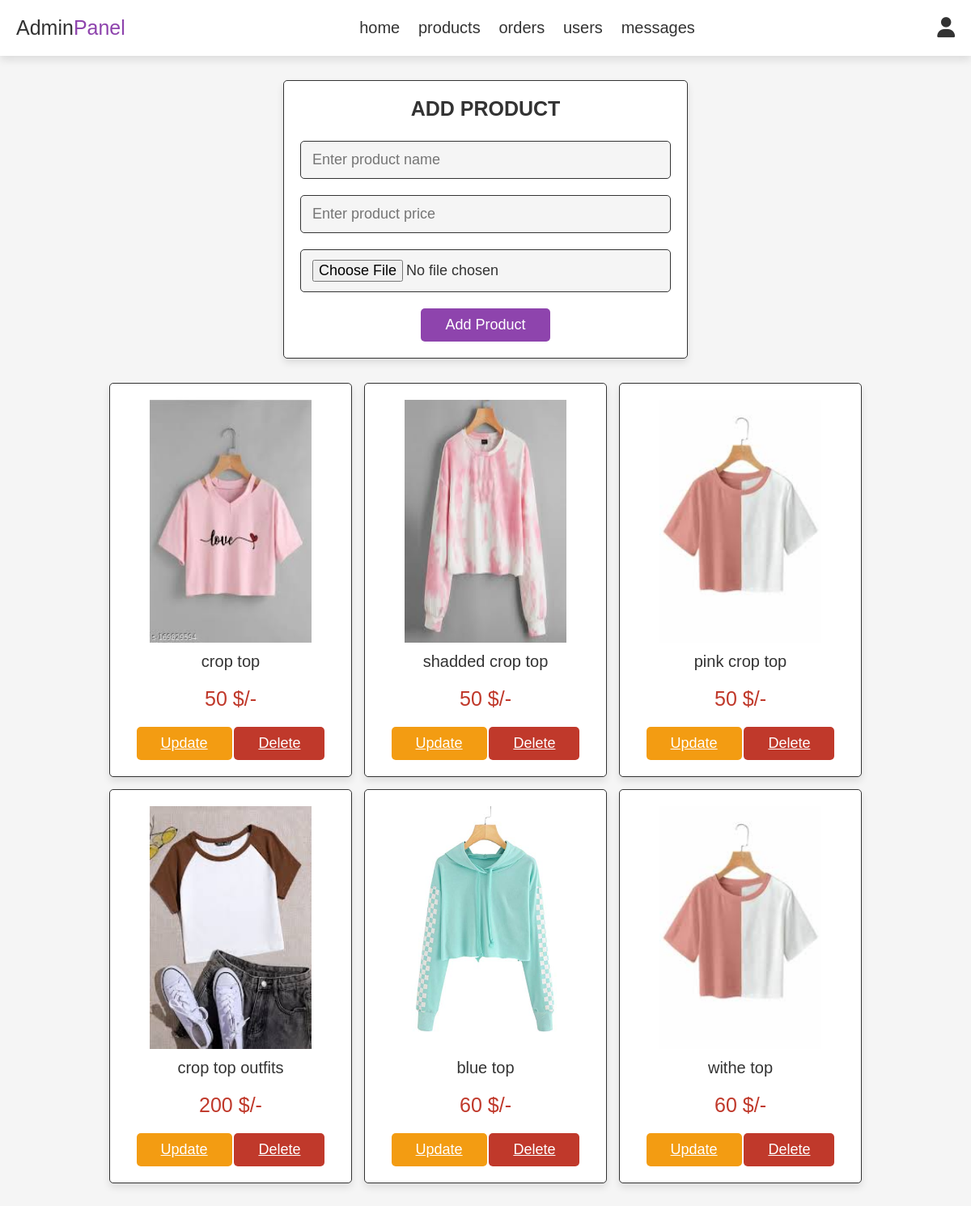
The app's page /admin_products.php (signed in) with its own data.
### tables this page shows
CREATE TABLE `products` (
  `id` int(100) NOT NULL,
  `name` varchar(100) NOT NULL,
  `price` int(100) NOT NULL,
  `image` varchar(100) NOT NULL
);

### admin_products.php (the view, shortened to what this page needs)
<?php
include 'config.php';
?>
<!DOCTYPE html>
<html lang="en">
<head>
    <link rel="stylesheet" href="CSS/admin_style.css">
    <link rel="stylesheet" href="https://cdnjs.cloudflare.com/ajax/libs/font-awesome/6.4.2/css/all.min.css">
</head>
<body>
    <?php
        include 'admin_header.php';
    ?>
<section class="add-products">
    <form action="" method="post" enctype="multipart/form-data">
        <h3>add product</h3>
        <input type="text" name="name" class="box" placeholder="Enter product name" required>
        <input type="number" name="price" min="0" class="box" placeholder="Enter product price" required>
        <input type="file" name="image" accept="image/jpg, image/jpeg, image/png" class="box" required>
        <input type="submit" value="add product" name="add_product" class="btn">
    </form>
</section>
<section class="show-products">
        <div class="box-container">
            <?php
                $select_products = mysqli_query($conn,"SELECT * FROM `products`") or die('query failed');
                if(mysqli_num_rows($select_products)>0){
                    while($fetch_products = mysqli_fetch_assoc($select_products)){
            ?>
            <div class="box">
                <img src="uploaded_img/<?php echo $fetch_products['image'];?>" alt="" height="200" width="200">
                <div class="name"><?php echo $fetch_products['name'];?></div>
                <div class="price"><?php echo $fetch_products['price'];?> $/-</div>
                <a href="admin_products.php?update=<?php echo $fetch_products['id'];?>" class="option-btn">update</a>
                <a href="admin_products.php?delete=<?php echo $fetch_products['id'];?>" class="delete-btn" onclick="return confirm('delete this product?')">delete</a>
            </div>
            <?php
                        }
                    }
                    else{
                        echo '
                        <p class="empty">no product added yet!</p>';
                    }
            ?>
        </div>
</section>
</body>
</html>

### admin_header.php (shortened to what this page needs)
<header class="header">
    <div class="flex">
        <a href="admin_page.php" class="logo" >Admin<span>Panel </span></a>
        <nav class="navbar">
            <a href="admin_page.php">home</a>
            <a href="admin_products.php">products</a>
            <a href="admin_orders.php">orders</a>
            <a href="admin_users.php">users</a>
            <a href="admin_contacts.php">messages</a>
        </nav>
        <div class="icons">
            <div id="user-btn" class="fas fa-user"></div>
        </div>
    </div>
</header>

### CSS/admin_style.css (style rules this page uses)
:root { --purple:#8e44ad; --red:#c0392b; --orange:#f39c12; --black:#333; --white:#fff; --light-color:#666; --light-white:#ccc; --light-bg:#f5f5f5; --border:.1rem solid var(--black); --box-shadow:0 .5rem 1rem rgba(0,0,0,.1); }
* { font-family: sans-serif; margin:0; padding: 0; box-sizing: border-box; outline: none; border: none; transition: all .2s linear; }
html { font-size: 62.5%; overflow-x: hidden; }
body { background-color: var(--light-bg); }
section { padding: 3rem 2rem; }
.btn, .option-btn, .delete-btn, .white-btn { display: inline-block; margin-top: 1rem; padding: 1rem 3rem; cursor: pointer; color: var(--white); font-size: 1.8rem; border-radius: .5rem; text-transform: capitalize; }
.white-btn, .btn { background-color: var(--purple); }
.option-btn { background-color: var(--orange); }
.delete-btn { background-color: var(--red); }
.header { position: sticky; top: 0; left: 0; right: 0; z-index: 1000; background-color: var(--white); box-shadow: var(--box-shadow); }
.header .flex { display: flex; align-items: center; padding: 2rem; justify-content: space-between; position: relative; max-width: 1200px; margin: 0 auto; }
.header .flex .logo { font-size: 2.5rem; color: var(--black); text-decoration: none; }
.header .flex .logo span { text-decoration: none; color: var(--purple); }
.header .flex .navbar a { margin: 0 1rem; font-size: 2rem; color: var(--black); text-decoration: none; }
.header .flex .icons div { margin-left: 1rem; font-size: 2.5rem; cursor: pointer; color: var(--black); }
.add-products form { background-color: var(--white); border-radius: .5rem; padding: 2rem; text-align: center; box-shadow: var(--box-shadow); border: var(--box-shadow); border: var(--border); max-width: 50rem; margin: 0 auto; }
.add-products form h3 { font-size: 2.5rem; text-transform: uppercase; color: var(--black); margin-bottom: 1.5rem; }
.add-products form .box { width: 100%; background-color: var(--light-bg); border-radius: .5rem; margin: 1rem 0; padding: 1.2rem 1.4rem; color: var(--black); font-size: 1.8rem; border: var(--border); }
.show-products .box-container { display: grid; grid-template-columns: repeat(auto-fit, 30rem); justify-content: center; gap: 1.5rem; max-width: 1200px; margin: 0 auto; align-items: flex-start; }
.show-products { padding-top:0; }
.show-products .box-container .box { text-align: center; border-radius: .5rem; padding: 2rem; border: var(--border); box-shadow: var(--box-shadow); background-color: var(--white); }
.show-products .box-container .box img { height: 30rem; }
.show-products .box-container .box .name { padding: 1rem 0; font-size: 2rem; color: var(--black); }
.show-products .box-container .box .price { padding: 1rem 0; font-size: 2.5rem; color: var(--red); }

### records on screen
products: image (picture), name "crop top", price "50"
products: image (picture), name "shadded crop top", price "50"
products: image (picture), name "pink crop top", price "50"
products: image (picture), name "crop top outfits", price "200"
products: image (picture), name "blue top", price "60"
products: image (picture), name "withe top", price "60"
